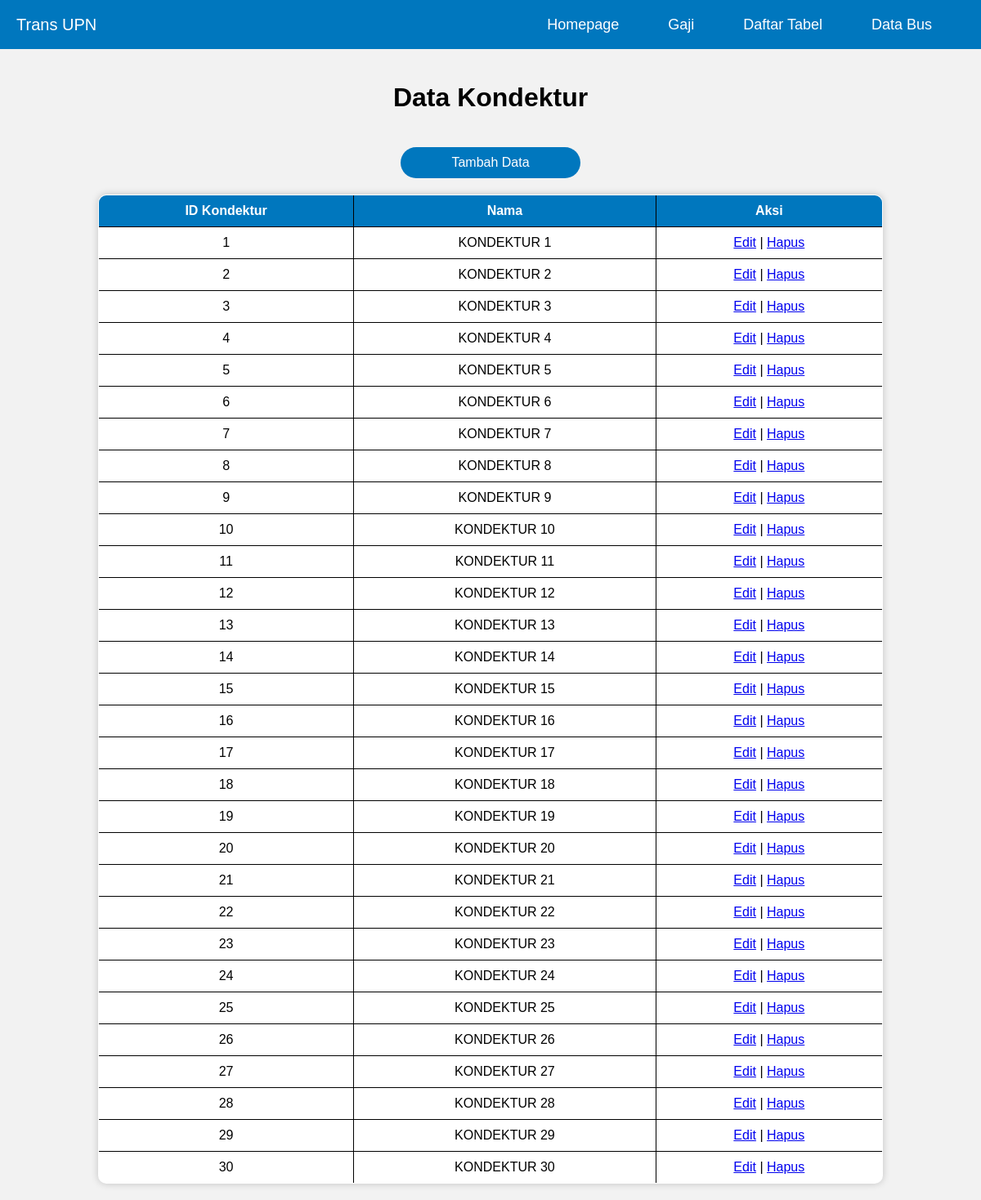
The page /kondektur.php on the database its author committed.
### tables this page shows
CREATE TABLE `kondektur` (
  `id_kondektur` int(10) UNSIGNED NOT NULL,
  `nama` varchar(25) DEFAULT NULL
);

### kondektur.php (the view, shortened to what this page needs)
<!DOCTYPE html>
<html lang="en">
<head>
</head>
<body>
    <?php include 'header.php';?>
    <h1>Data Kondektur</h1>
    <?php
    include 'koneksi.php';
    $sql = "SELECT * FROM kondektur";
    $result = mysqli_query($koneksi, $sql);
    echo "<a href='kondektur_edit.php' class='add-data'>Tambah Data</a>";
    if (mysqli_num_rows($result) > 0) {
    echo "<table border='1'>
    <tr>
        <th>ID Kondektur</th>
        <th>Nama</th>
        <th>Aksi</th>
    </tr>";
    while($row = mysqli_fetch_assoc($result)) {
        echo "<tr>
        <td>" . $row['id_kondektur'] . "</td>
        <td>" . $row['nama'] . "</td>
        <td><a href='kondektur_edit.php?id_kondektur=" . $row['id_kondektur'] . "'>Edit</a> |
        <a href='kondektur_hapus.php?id_kondektur=" . $row['id_kondektur'] . "' onClick=\"return confirm(' Yakin ingin menghapus data ini?')\">Hapus</a></td>
    </tr>";
    }
    echo "</table>";
    } else {
    echo "Tidak ada data";
    }
    ?>
</body>
</html>

### kondektur.php (style rules this page uses)
body { margin: 0; padding: 0; font-family: Arial, sans-serif; background-color: #f2f2f2; }
h1 { text-align: center; padding: 20px; }
table { border-collapse: collapse; margin: 20px auto; width: 80%; max-width: 1000px; background-color: #fff; box-shadow: 0px 0px 10px rgba(0, 0, 0, 0.2); border-radius: 10px; overflow: hidden; }
th, td { border: 1px solid black; padding: 10px; text-align: center; }
th { background-color: #0077be; color: #fff; }
.add-data { display: block; margin: 20px auto; text-align: center; width: 200px; padding: 10px; border-radius: 20px; background-color: #0077be; color: #fff; text-decoration: none; transition: background-color 0.3s ease; }

### rows shown on the page
kondektur: id_kondektur "1", nama "KONDEKTUR 1"
kondektur: id_kondektur "2", nama "KONDEKTUR 2"
kondektur: id_kondektur "3", nama "KONDEKTUR 3"
kondektur: id_kondektur "4", nama "KONDEKTUR 4"
kondektur: id_kondektur "5", nama "KONDEKTUR 5"
kondektur: id_kondektur "6", nama "KONDEKTUR 6"
kondektur: id_kondektur "7", nama "KONDEKTUR 7"
kondektur: id_kondektur "8", nama "KONDEKTUR 8"
kondektur: id_kondektur "9", nama "KONDEKTUR 9"
kondektur: id_kondektur "10", nama "KONDEKTUR 10"
kondektur: id_kondektur "11", nama "KONDEKTUR 11"
kondektur: id_kondektur "12", nama "KONDEKTUR 12"
kondektur: id_kondektur "13", nama "KONDEKTUR 13"
kondektur: id_kondektur "14", nama "KONDEKTUR 14"
kondektur: id_kondektur "15", nama "KONDEKTUR 15"
kondektur: id_kondektur "16", nama "KONDEKTUR 16"
kondektur: id_kondektur "17", nama "KONDEKTUR 17"
kondektur: id_kondektur "18", nama "KONDEKTUR 18"
kondektur: id_kondektur "19", nama "KONDEKTUR 19"
kondektur: id_kondektur "20", nama "KONDEKTUR 20"
kondektur: id_kondektur "21", nama "KONDEKTUR 21"
kondektur: id_kondektur "22", nama "KONDEKTUR 22"
kondektur: id_kondektur "23", nama "KONDEKTUR 23"
kondektur: id_kondektur "24", nama "KONDEKTUR 24"
kondektur: id_kondektur "25", nama "KONDEKTUR 25"
kondektur: id_kondektur "26", nama "KONDEKTUR 26"
kondektur: id_kondektur "27", nama "KONDEKTUR 27"
kondektur: id_kondektur "28", nama "KONDEKTUR 28"
kondektur: id_kondektur "29", nama "KONDEKTUR 29"
kondektur: id_kondektur "30", nama "KONDEKTUR 30"
